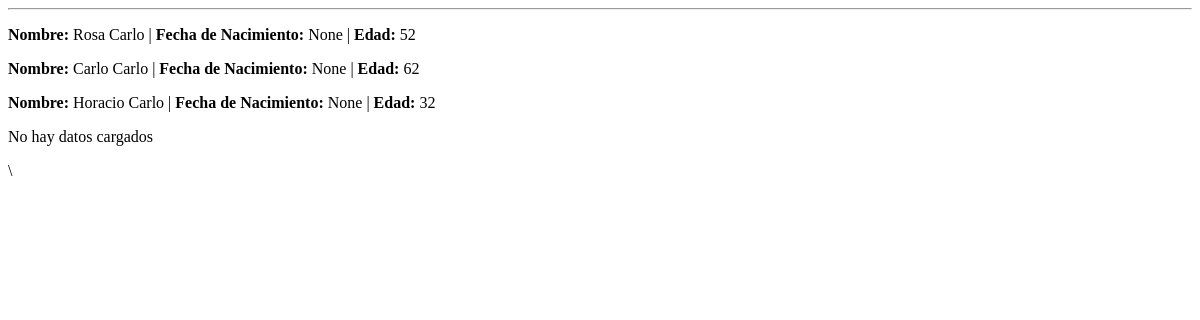
/familiares/, run on an earlier commit of the app's database.
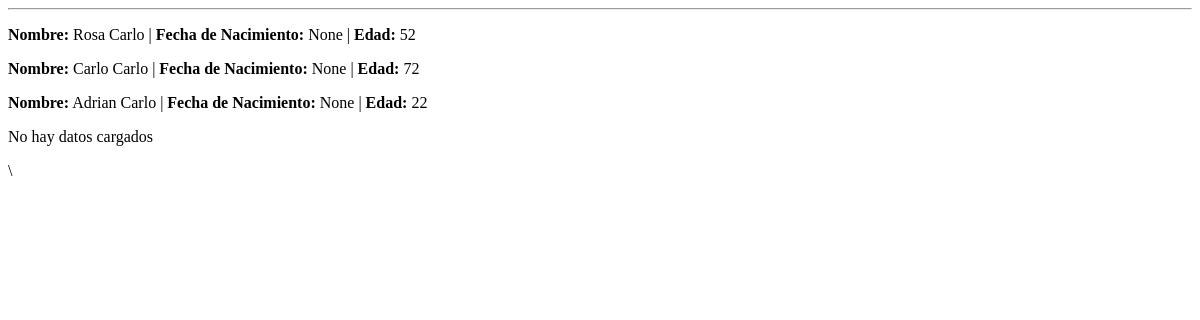
And on a later commit of the database.
### familia/models.py (models this page shows)
class Familiares(models.Model):
    nombre = models.CharField(max_length=40)
    edad = models.IntegerField()
    fecha_nacimiento = models.DateField()

### familia/views.py (the view)
# urls.py: path('familiares/', lista_familia),
def lista_familia(request):
    familiares = Familiares.objects.all()
    return render(request, "index.html", {"familia" : familiares})

### MVT_BoyadjianIgnacio/templates/index.html (shortened to what this page needs)
<!DOCTYPE html>
<html lang="en">
<head>
</head>
<body>
<hr>
{% if familia %}
{% for fami in familia %}
<p><b>Nombre:</b> {{fami.nombre}} | <b>Fecha de Nacimiento:</b> {{fami.fecha_nacimiento}} | <b>Edad:</b> {{fami.edad}} </p>
{% endfor %}
<p>No hay datos cargados</p>
{% endif %}
\
</body>
</html>

What changed in the data, as far as the page shows it:
changed Familiares "Carlo Carlo": edad "62" → "72"
changed Familiares: nombre "Horacio Carlo" → "Adrian Carlo"; edad "32" → "22"
